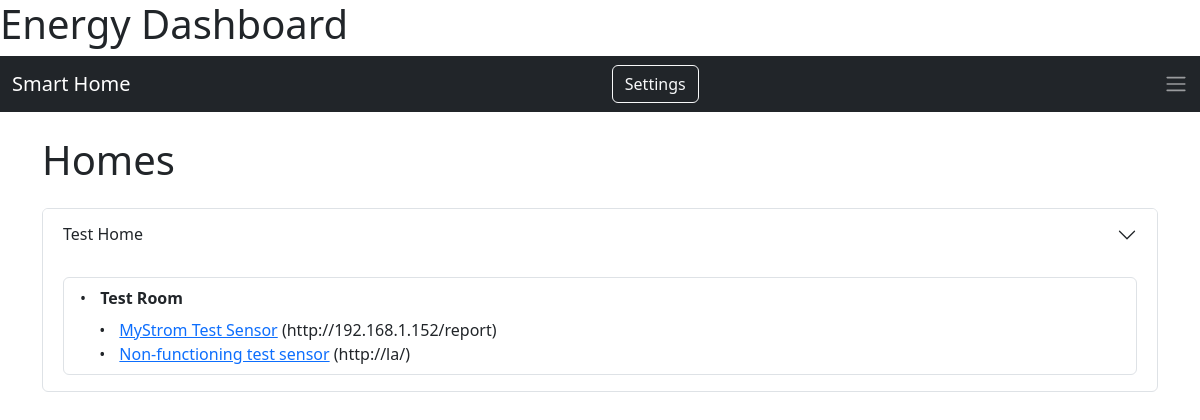
/, run on an earlier commit of the app's database.
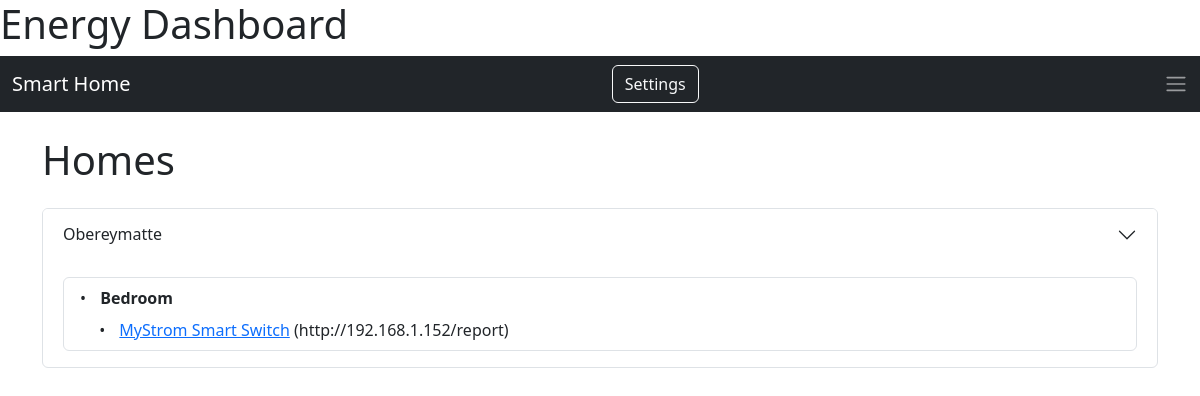
And on a later commit of the database.
### app.py (models this page shows)
class Home(db.Model):
    id = db.Column(db.Integer, primary_key=True)
    name = db.Column(db.String, nullable=False)
    rooms = db.relationship('Room', backref='home', cascade="all, delete-orphan") # Cascade und delete-orphan sagt SQLAlchemy, dass alle untergeordneten Objekte (?) bei Löschen auch entfernt werden sollen

class Room(db.Model):
    id = db.Column(db.Integer, primary_key=True)
    name = db.Column(db.String, nullable=False)
    home_id = db.Column(db.Integer, db.ForeignKey('home.id'), nullable=False)
    sensors = db.relationship('Sensor', backref='room', cascade="all, delete-orphan")

class Sensor(db.Model):
    id = db.Column(db.Integer, primary_key=True)
    name = db.Column(db.String, nullable=False)
    url = db.Column(db.String, nullable=False)
    data_endpoint = db.Column(db.String, nullable=True) # Optionales Feld für den Endpunkt der Sensordaten
    relay_endpoint = db.Column(db.String, nullable=True) # Optionales Feld für den Endpunkt zum Schalten des Relais
    room_id = db.Column(db.Integer, db.ForeignKey('room.id'), nullable=False)
    measurements = db.relationship('Measurement', backref='sensor', cascade="all, delete-orphan")

### app.py (the view)
@app.route('/')
def index():
    homes = Home.query.all()
    return render_template('index.html', homes=homes)

### templates/index.html (shortened to what this page needs)
{% extends 'base.html' %}
{% block head %}
<h1>Energy Dashboard</h1>
{% endblock %}
{% block body %}
<h1 class="mb-4">Homes</h1>
<div class="accordion" id="homeAccordion">
  {% for home in homes %}
    <div class="accordion-item">
      <h2 class="accordion-header" id="headingHome{{ home.id }}">
        <button class="accordion-button collapsed" type="button" data-bs-toggle="collapse" data-bs-target="#collapseHome{{ home.id }}" aria-expanded="true" aria-controls="collapseHome{{ home.id }}">
          {{ home.name }}
        </button>
      </h2>
      <div id="collapseHome{{ home.id }}" class="accordion-collapse collapse show" aria-labelledby="headingHome{{ home.id }}" data-bs-parent="#homeAccordion">
        <div class="accordion-body">
          <ul class="list-group">
            {% for room in home.rooms %}
              <li class="list-group-item">
                <strong>{{ room.name }}</strong>
                <ul class="mt-2">
                  {% for sensor in room.sensors %}
                    <li>
                      <a href="{{ url_for('sensor_detail', sensor_id=sensor.id) }}">{{ sensor.name }}</a>
                      ({{ sensor.url }})
                    </li>
                  {% else %}
                    <li class="text-muted">No sensors yet.</li>
                  {% endfor %}
                </ul>
              </li>
            {% else %}
              <li class="text-muted">No rooms yet.</li>
            {% endfor %}
          </ul>
        </div>
      </div>
    </div>
  {% else %}
    <p class="text-muted">No homes yet.</p>
  {% endfor %}
</div>
{% endblock %}

### templates/base.html (shortened to what this page needs)
<!DOCTYPE html>
<html lang="en">
<head>
    <link href="https://cdn.jsdelivr.net/npm/bootstrap@5.3.2/dist/css/bootstrap.min.css" rel="stylesheet">
    {% block head %}{% endblock %}
</head>
<body>
      <nav class="navbar navbar-expand-lg navbar-dark bg-dark mb-4">
    <div class="container-fluid">
      <a class="navbar-brand" href="{{ url_for('index') }}">Smart Home</a>
      <a class="btn btn-outline-light" href="{{ url_for('settings') }}">Settings</a>
        <span class="navbar-toggler-icon"></span>
    </div>
  </nav>
  <div class="container">
    {% block body %}{% endblock %}
  </div>
</body>
</html>

### templates/base.html (style rules this page uses)
ul { list-style: none; padding-left: 1.2em; }
li::before { content: "•"; display: inline-block; width: 1em; }

What changed in the data, as far as the page shows it:
removed Sensor: name "Non-functioning test sensor", url "http://la/"
changed Home: name "Test Home" → "Obereymatte"
changed Room: name "Test Room" → "Bedroom"
changed Sensor "http://192.168.1.152/report": name "MyStrom Test Sensor" → "MyStrom Smart Switch"
